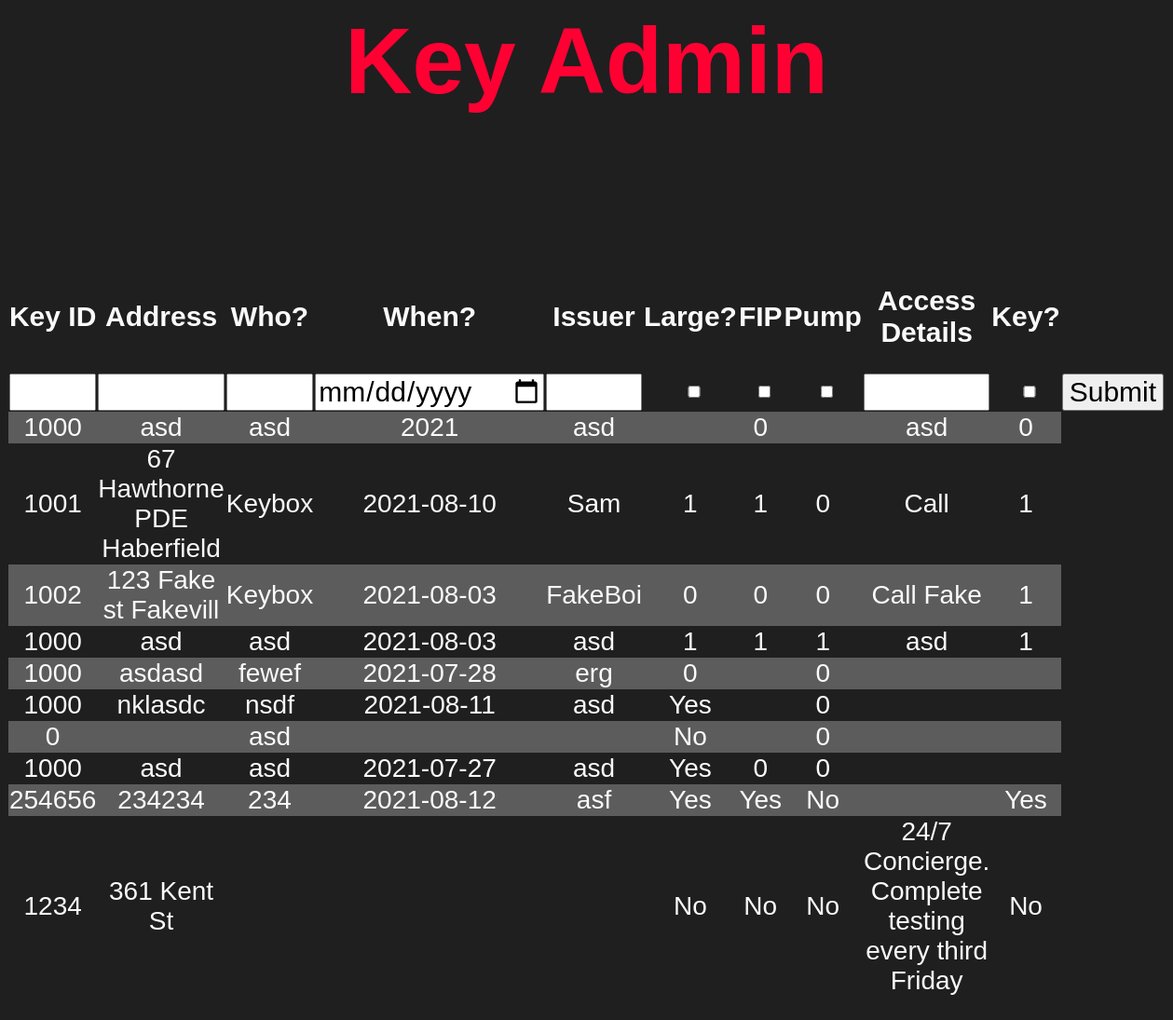
Before: /dataEntry.php with the older database file.
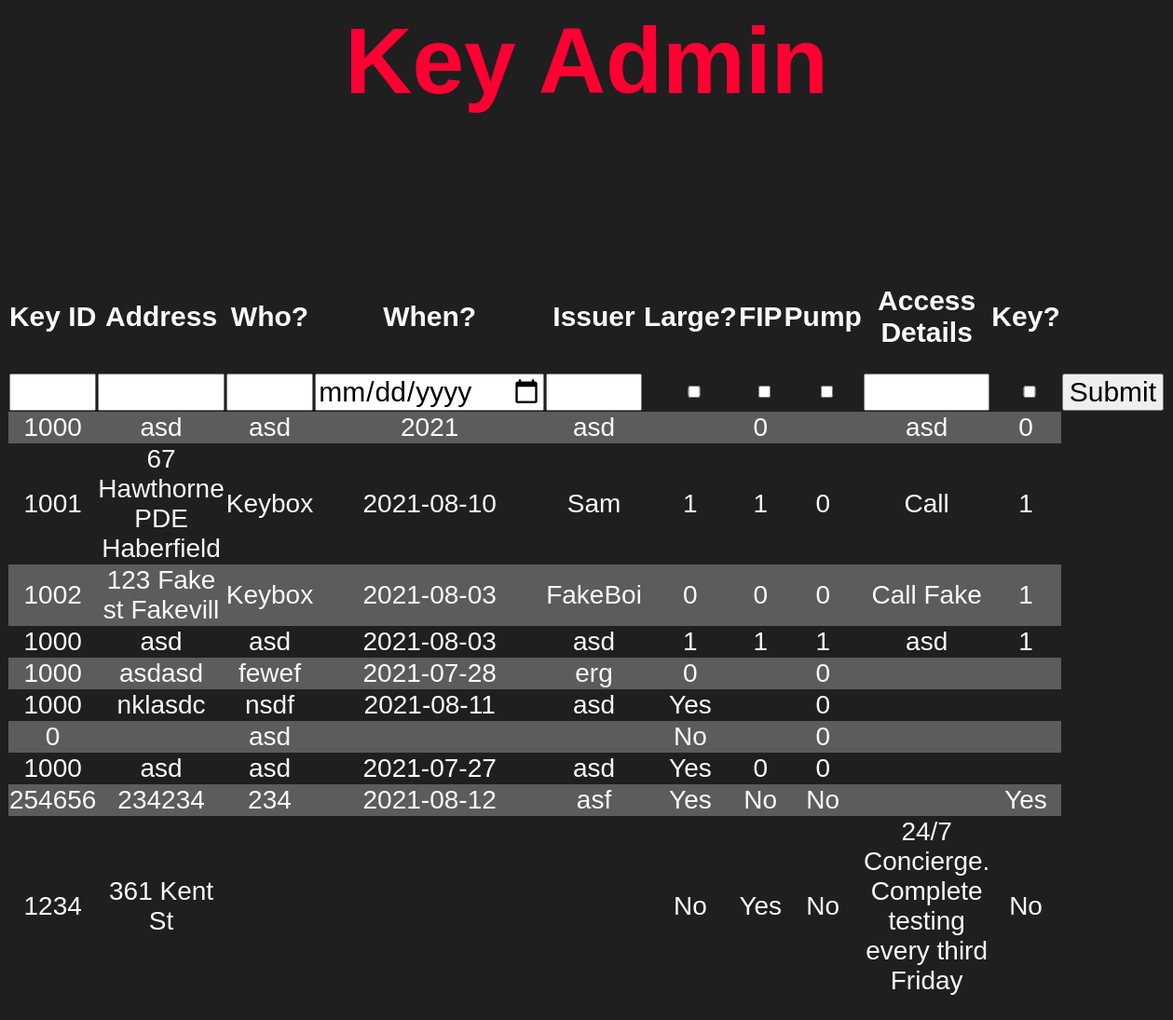
After: the same page with the newer database file.
### tables this page shows
CREATE TABLE "keys" (
	"id_number"	INTEGER,
	"address"	TEXT,
	"key_holder"	TEXT,
	"date_of_issue"	TEXT,
	"key_provider"	TEXT,
	"large"	TEXT,
	"fip"	TEXT,
	"pump"	TEXT,
	"access"	TEXT,
	"is_key"	TEXT,
	"unique"	INTEGER,
	"area"	INTEGER,
	PRIMARY KEY("unique" AUTOINCREMENT)
);

### dataEntry.php (the view, shortened to what this page needs)
<html>
<head>
</head>
<h1>
    Key Admin
</h1>
<pre>
</pre>
<body>
<table>
    <tr>
        <td><h2>Key ID</h2></td>
        <td><h2>Address</h2></td>
        <td><h2>Who?</h2></td>
        <td><h2>When?</h2></td>
        <td><h2>Issuer</h2></td>
        <td><h2>Large?</h2></td>
        <td class="fip"><h2>FIP</h2></td>
        <td><h2>Pump</h2></td>
        <td><h2>Access Details</h2></td>
        <td><h2>Key?</h2></td>
    </tr>
        <form action="dataEntry.php" method="post">
            <tr>
                <td><input type="number" name="id_number"></td>
                <td><input type="text" name="address"></td>
                <td><input type="text" name="key_holder"></td>
                <td><input type="date" name="date_of_issue"></td>
                <td><input type="text" name="key_provider"></td>
                <td><input type="checkbox" class="check" name="large"></td>
                <td><input type="checkbox" class="check" name="fip"></td>
                <td><input type="checkbox" class="check" name="pump"></td>
                <td><input type="text" name="access"></td>
                <td><input type="checkbox" class="check" name="is_key"></td>
                <td><input type="submit" value="Submit" name="submit"></td>
            </tr>
        </form>
<?php
$pdo = new PDO('sqlite:keys.db');
$statement = $pdo->query("SELECT * from keys");
$keys = $statement->fetchAll(PDO::FETCH_ASSOC);
foreach ($keys as $row => $key) {
    echo "<tr><h3>";
    echo "<td>" . $key['id_number'] . "</td>";
    echo "<td>" . $key['address'] . "</td>";
    echo "<td>" . $key['key_holder'] . "</td>";
    echo "<td>" . $key['date_of_issue'] . "</td>";
    echo "<td>" . $key['key_provider'] . "</td>";
    echo "<td>" . $key['large'] . "</td>";
    echo "<td>" . $key['fip'] . "</td>";
    echo "<td>" . $key['pump'] . "</td>";
    echo "<td>" . $key['access'] . "</td>";
    echo "<td>" . $key['is_key'] . "</td>";
    echo "</h3></tr>";
}
echo "</table>";
?>
</body>
</html>

### dataEntry.php (style rules this page uses)
body { font-family: Century Gothic, CenturyGothic, AppleGothic, sans-serif; background: #1f1f1f; color: #fafafa; }
table, tr, td { border: none; border-collapse: collapse; }
tr:nth-child(even) { background-color: #5c5c5c; }
table { width: 90%; margin: 100px auto; text-align: center; }
tr { height: 30px; font-size: 23px; }
td { font-size: 28px; }
td.fip { width: 75px; }
h1 { font-size: 100px; text-align: center; color: #ff0033 }
h2 { font-size: 30px; }
h3 { font-size: 20px; }
input { font-size: 30px; resize: none; font-family: Century Gothic, CenturyGothic, AppleGothic, sans-serif; width: 100%; }
input.check { height: 85%; }

Changed rows visible on the page:
changed keys "asf": fip "Yes" → "No"
changed keys "361 Kent St": fip "No" → "Yes"
